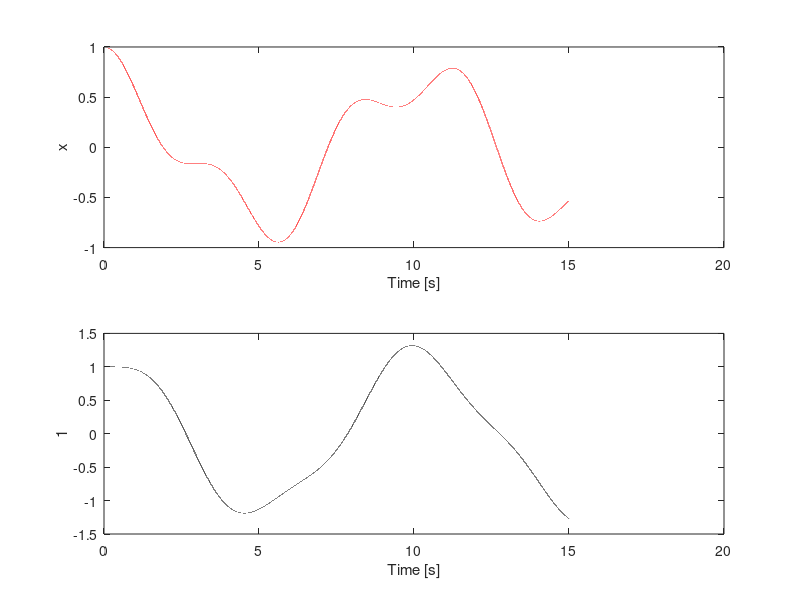

Here is the MATLAB script that generated this plot:
clear all; close all; clc;

t = 0:.0001:15;

y0 = [1 0 1 0];

A = [0 1 0 0; 
     -2 0 1 0;
     0 0 0 1;
     1 0 -1 0];
clrs = ['r', 'b', 'k']; 
ylabels = ['x1', 'x2'];
j = 1;
for i=1:2:3
[t,y] = ode45(@(t,y) A*y, t, y0);
subplot(2,1,j)
plot(t,y(:,i),clrs(i))
xlabel('Time [s]')
ylabel(ylabels(j))
hold on
j = j + 1;
end
